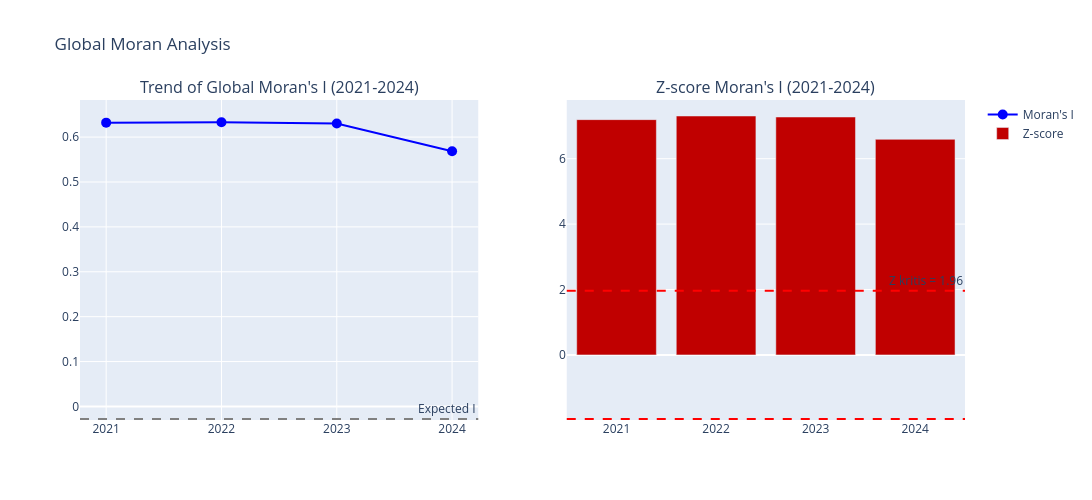

The notebook cell saved with this chart:
### Code cell
fig_trend = make_subplots(rows=1, cols=2, subplot_titles=("Trend of Global Moran's I (2021-2024)", "Z-score Moran's I (2021-2024)"))

# Subplot 1
fig_trend.add_trace(go.Scatter(x=df_global['year'], y=df_global['moran_i'], mode='lines+markers', marker=dict(size=10, color='blue'), name="Moran's I"), row=1, col=1)
fig_trend.add_hline(y=df_global['expected_i'].mean(), line_dash="dash", line_color="gray", annotation_text="Expected I", row=1, col=1)

# Subplot 2
colors_z = ['#C00000' if s else '#4472C4' for s in df_global['significant']]
fig_trend.add_trace(go.Bar(x=df_global['year'], y=df_global['z_score'], marker_color=colors_z, name="Z-score"), row=1, col=2)
fig_trend.add_hline(y=1.96, line_dash="dash", line_color="red", annotation_text="Z kritis = 1.96", row=1, col=2)
fig_trend.add_hline(y=-1.96, line_dash="dash", line_color="red", row=1, col=2)

fig_trend.update_layout(height=500, width=1100, title_text='Global Moran Analysis')
fig_trend.write_json(OUTPUT_DIR / 'plot_moran_trend.json')
fig_trend.show()

### Figure 1 — Plotly figure (JSON) as saved in the notebook; plotly's stock layout.template omitted (floating-point values rounded to 4 significant figures)
{"data": [{"marker": {"color": "blue", "size": 10}, "mode": "lines+markers", "name": "Moran's I", "type": "scatter", "x": [2021, 2022, 2023, 2024], "xaxis": "x", "y": [0.6322, 0.6331, 0.6303, 0.5685], "yaxis": "y"}, {"marker": {"color": ["#C00000", "#C00000", "#C00000", "#C00000"]}, "name": "Z-score", "type": "bar", "x": [2021, 2022, 2023, 2024], "xaxis": "x2", "y": [7.194, 7.306, 7.275, 6.592], "yaxis": "y2"}], "layout": {"annotations": [{"font": {"size": 16}, "showarrow": false, "text": "Trend of Global Moran's I (2021-2024)", "x": 0.225, "xanchor": "center", "xref": "paper", "y": 1, "yanchor": "bottom", "yref": "paper"}, {"font": {"size": 16}, "showarrow": false, "text": "Z-score Moran's I (2021-2024)", "x": 0.775, "xanchor": "center", "xref": "paper", "y": 1, "yanchor": "bottom", "yref": "paper"}, {"showarrow": false, "text": "Expected I", "x": 1, "xanchor": "right", "xref": "x domain", "y": -0.02798, "yanchor": "bottom", "yref": "y"}, {"showarrow": false, "text": "Z kritis = 1.96", "x": 1, "xanchor": "right", "xref": "x2 domain", "y": 1.96, "yanchor": "bottom", "yref": "y2"}], "height": 500, "shapes": [{"line": {"color": "gray", "dash": "dash"}, "type": "line", "x0": 0, "x1": 1, "xref": "x domain", "y0": -0.02798, "y1": -0.02798, "yref": "y"}, {"line": {"color": "red", "dash": "dash"}, "type": "line", "x0": 0, "x1": 1, "xref": "x2 domain", "y0": 1.96, "y1": 1.96, "yref": "y2"}, {"line": {"color": "red", "dash": "dash"}, "type": "line", "x0": 0, "x1": 1, "xref": "x2 domain", "y0": -1.96, "y1": -1.96, "yref": "y2"}], "title": {"text": "Global Moran Analysis"}, "width": 1100, "xaxis": {"anchor": "y", "domain": [0, 0.45]}, "xaxis2": {"anchor": "y2", "domain": [0.55, 1]}, "yaxis": {"anchor": "x", "domain": [0, 1]}, "yaxis2": {"anchor": "x2", "domain": [0, 1]}}}
